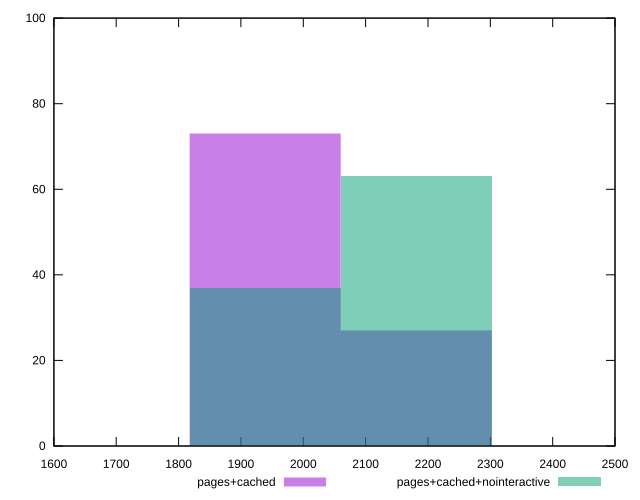

Reproduce this figure in gnuplot.
reset
set terminal svg size 640, 500
set output "reprap/first-contentful-paint/comparison/histogram/2_vs_3.svg"

$pagesCached <<EOF
1938.7562612628703 73
2181.1007939207293 27
EOF

$pagesCachedNointeractive <<EOF
1938.7562612628703 37
2181.1007939207293 63
EOF

set key outside below
set boxwidth 242.3445326578588
set yrange [0:100]
set style fill transparent solid 0.5 noborder

plot \
  $pagesCached title "pages+cached" with boxes, \
  $pagesCachedNointeractive title "pages+cached+nointeractive" with boxes, \


reset
